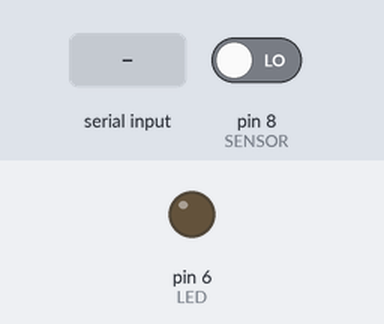
Simulated run of this sketch. Board: Arduino Uno, built with avr-gcc and run on an emulated ATmega328P. Shown: output pins drawn as LEDs (lit = HIGH). The inputs (shaded band) are chosen by the test bench; at power-on: pin 8 (SENSOR) LOW. What the sketch prints to the serial monitor is not drawn.

Above: at 1.3 s.
1.4 s: pin 8 (SENSOR) driven HIGH
At 2.2 s:
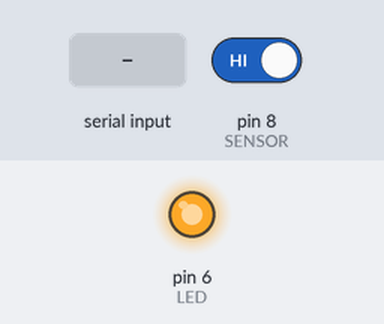
3.0 s: "d" received over Serial
At 3.6 s:
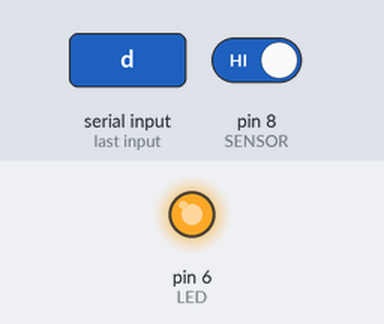
4.5 s: pin 8 (SENSOR) driven LOW
At 4.9 s:
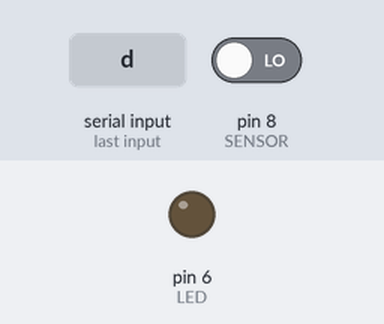
6.0 s: "D" received over Serial
At 6.7 s:
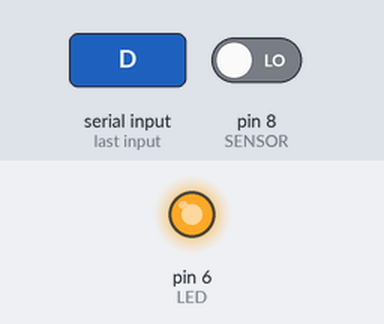
Timing chart, 0 to 8.5 s (numbered marks = the images above; inputs shaded):
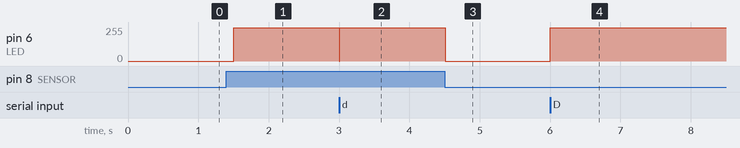

Measured:
- after the input at 1.4 s, pin 6 (LED): 0/255 → 250/255 after 0.10 s
- after the input at 3.0 s, pin 6 (LED): 250/255 → 0/255 at once, → 250/255 0.01 s later
- after the input at 4.5 s, pin 6 (LED): 250/255 → 0/255 at once
- after the input at 6.0 s, pin 6 (LED): 0/255 → 250/255 at once

The sketch:

bewegungssensor_led.ino
```cpp
#define LED 6
#define SENSOR 8

int update_interval=500; // time interval in ms for updating panel indicators
unsigned long last_time=0; // time of last update
char data_in; // data received from serial link
int red,green,blue; // RGB color

unsigned int force_led_on = 0;
unsigned int button_state = 0;

void setup() {

  // set pin modes for led and sensor
  pinMode(LED, OUTPUT);
  pinMode(SENSOR, INPUT);

  Serial.begin(115200); //Change baud rate as required!

///////////// Build panel in app

Serial.println(F("*.kwl"));
delay(10);
Serial.println(F("clear_panel()"));
delay(10);
Serial.print(F("set_grid_size(17,8)"));
delay(10);
Serial.println(F(""));
delay(10);
Serial.print(F("add_text_box(0,1,6,L"));
delay(10);
Serial.print(F(",Lichtsteuerung,245,"));
delay(10);
Serial.println(F("240,245,)"));
delay(10);
Serial.print(F("add_switch(4,2,4,D,d"));
delay(10);
Serial.println(F(",0,0)"));
delay(10);
Serial.print(F("add_led(7,2,2,L,0,0,"));
delay(10);
Serial.println(F("0)"));
delay(10);
Serial.print(F("set_panel_notes(-,,,"));
delay(10);
Serial.println(F(")"));
delay(10);
Serial.println(F("run()"));
delay(10);
Serial.println(F("*"));
delay(10);

}

void loop() {

  if (Serial.available()){
    data_in=Serial.read();  //Get next character

    if(data_in=='D'){ //Switch On
      led_switch(1);
      force_led_on = 1;
    }
    if(data_in=='d'){ // Switch Off
      led_switch(0);
      force_led_on = 0;
    }

  }

  unsigned long t=millis();
  if ((t-last_time)>update_interval){
    last_time=t;

    // check if led is set on by phone
    if (force_led_on == 0) {

      // read button state
      button_state = digitalRead(SENSOR);

      // check if the pushbutton is pressed. If it is, the buttonState is HIGH:
      if (button_state == HIGH) {
        led_switch(1);
      } else {
        led_switch(0);
      }

    }

  }
}

void led_switch(int state) {
  // arduino led
  analogWrite(LED, state == 1 ? 250 : 0);

  // smartphone led
  red = state == 1 ? 255 : 0;
  green = state == 1 ? 255 : 0;
  blue = 0;
  Serial.print("*LR"+String(red)+"G"+String(green)+"B"+String(blue)+"");
  delay(10);
}
```
